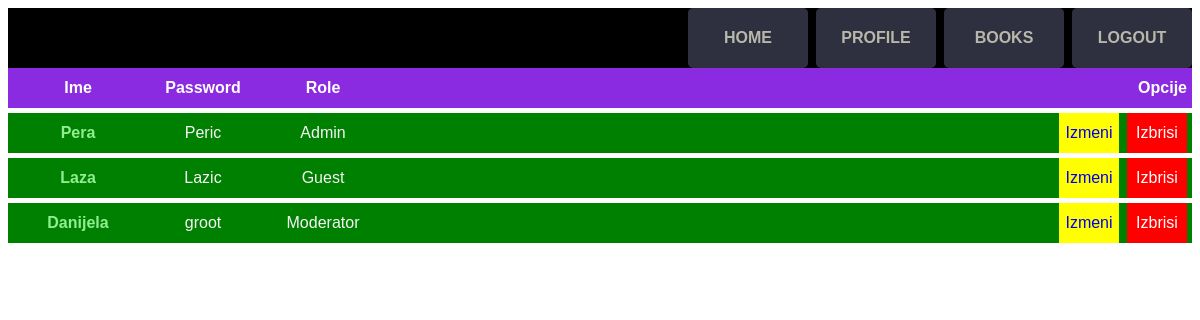
The app's page /admin.php with its own data.
### tables this page shows
CREATE TABLE `users` (
  `id` int(11) NOT NULL,
  `name` varchar(250) NOT NULL,
  `password` varchar(250) NOT NULL,
  `role_id` int(11) NOT NULL
);

CREATE TABLE `roles` (
  `id` int(11) NOT NULL,
  `title` varchar(250) NOT NULL
);

### admin.php (the view, shortened to what this page needs)
<?php
require_once("db/connection.php");
$sql = "SELECT users.name, users.password, roles.title,users.id FROM users LEFT JOIN roles ON users.role_id = roles.id";
$stmt = $dbh->query($sql);
$allUsers = $stmt->fetchAll(PDO::FETCH_ASSOC);
?>
<html>
<head>
    <link rel="stylesheet" href="assets/styles.css" />
</head>
<body>
    <?php
    require_once("header.php");
    ?>
    <div class="row header-row">
        <div class="name header-item">Ime</div>
        <div class="password header-item">Password</div>
        <div class="role header-item">Role</div>
        <div class="options header-item">Opcije</div>
    </div>
    <?php
    foreach ($allUsers as $user) {
        $content = "<div class='row'>" .
            "<div class='name'> " . ucfirst($user['name']) .  "</div>" .
            "<div class='password'>" . $user['password'] . "</div>" .
            "<div class='role'>" . ucfirst($user['title']) . "</div>" .
            "<div class ='options'>" .
            "<div class='update-user-btn'><a href='update_user.php?id=" . $user['id'] . "'>Izmeni</a></div>" .
            "<div class='delete-user-btn'><a href='delete_user.php?id=" . $user['id'] . "'>Izbrisi</a></div>" .
            "</div>";
        $content .= " </div>";
        echo $content;
    }
    ?>
</body>
</html>

### assets/styles.css (style rules this page uses)
body { font-family: sans-serif; text-align: center; }
a { text-decoration: none; }
.row { display: block; height: 40px; line-height: 40px; background: green; margin-bottom: 5px; padding: 0 5px; }
.header-row { background: blueviolet !important; }
.header-item { color: white !important; font-weight: bolder !important; }
.options { float: right; }
.name { color: lightgreen; font-weight: bolder; width: 130px; float: left; }
.password { color: whitesmoke; width: 120px; float: left; }
.role { color: whitesmoke; width: 120px; float: left; }
.update-user-btn { width: 60px; display: inline-block; background: yellow; }
.delete-user-btn { width: 60px; display: inline-block; background: red; color: white; margin-left: 8px; }
.delete-user-btn a { color: white; text-decoration: none; }

### records on screen
users: name "Pera", password "Peric", role.title "Admin"
users: name "Laza", password "Lazic", role.title "Guest"
users: name "Danijela", password "groot", role.title "Moderator"
